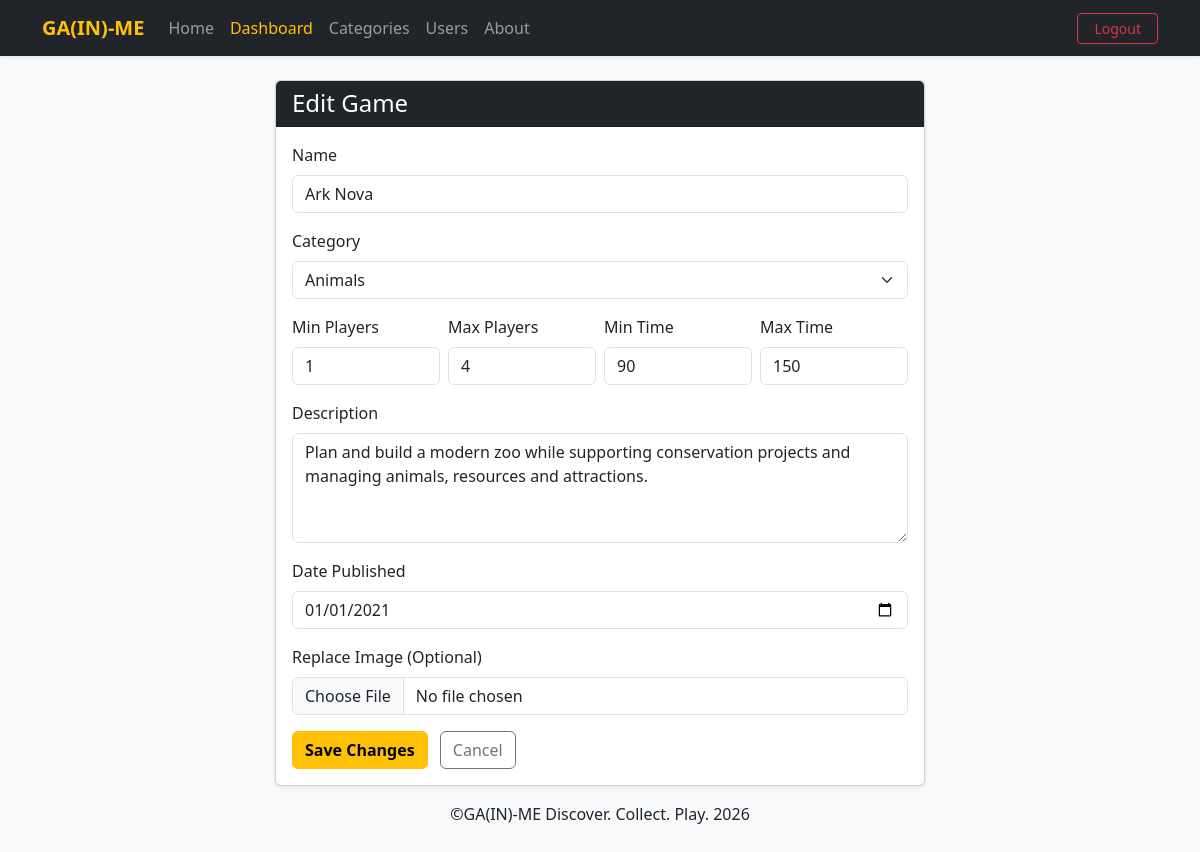
Page /edit-game.php?id=2 (signed in) on the committed database.
### tables this page shows
CREATE TABLE `games` (
  `id` int(11) NOT NULL,
  `name` varchar(255) NOT NULL,
  `date_published` date NOT NULL,
  `description` text NOT NULL,
  `category_id` int(11) NOT NULL DEFAULT '1',
  `min_players` int(11) NOT NULL DEFAULT '1',
  `max_players` int(11) NOT NULL DEFAULT '4',
  `min_play_time` int(11) NOT NULL DEFAULT '30',
  `max_play_time` int(11) NOT NULL DEFAULT '60',
  `image_url` varchar(255) DEFAULT NULL
);

CREATE TABLE `categories` (
  `id` int(11) NOT NULL,
  `category_name` varchar(100) NOT NULL,
  `description` varchar(255) DEFAULT NULL
);

### db.php (called while the page is built, shortened)
<?php
function create_connection()
{
    $hostname = "localhost";
    $username = "root";
    $password = "root";
    $dbname = "wdp_a3";
    $conn = mysqli_connect($hostname, $username, $password, $dbname);
    return $conn;
}
function get_game(int $gameID)
{
    $conn = create_connection();
    $sql = "SELECT games.*, categories.category_name
            FROM games
            JOIN categories ON games.category_id = categories.id
            WHERE games.id = ? LIMIT 1";
    $stmt = $conn->prepare($sql);
    $stmt->bind_param("i", $gameID);
    $stmt->execute();
    $game = $stmt->get_result()->fetch_assoc();
    return $game;
}
function get_all_categories()
{
    $conn = create_connection();
    $res = $conn->query("SELECT * FROM categories ORDER BY category_name")->fetch_all(MYSQLI_ASSOC);
    return $res;
}

### edit-game.php (the view, shortened to what this page needs)
<?php
require_once("db.php");
$gameID = isset($_GET["id"]) ? (int) $_GET["id"] : (int) ($_POST["id"] ?? 0);
$game = $gameID > 0 ? get_game($gameID) : null;
$categories = get_all_categories();
require_once("components/header.php");
?>
<div class="card mx-auto shadow-sm" style="max-width: 650px;">
    <div class="card-header bg-dark text-white"><h1 class="h4 mb-0">Edit Game</h1></div>
    <div class="card-body">
        <form method="post" enctype="multipart/form-data">
            <div class="mb-3">
                <label class="form-label">Name</label>
                <input type="text" name="name" class="form-control" value="<?php echo htmlspecialchars($game["name"]); ?>" required>
            </div>
            <div class="mb-3">
                <label class="form-label">Category</label>
                <select name="category_id" class="form-select" required>
                    <?php foreach ($categories as $cat): ?>
                        <option value="<?php echo $cat["id"]; ?>" <?php echo $cat["id"] == $game["category_id"] ? "selected" : ""; ?>>
                            <?php echo htmlspecialchars($cat["category_name"]); ?>
                        </option>
                    <?php endforeach; ?>
                </select>
            </div>
            <div class="row g-2 mb-3">
                <div class="col"><label class="form-label">Min Players</label><input type="number" name="min_players" class="form-control" value="<?php echo $game["min_players"]; ?>" required></div>
                <div class="col"><label class="form-label">Max Players</label><input type="number" name="max_players" class="form-control" value="<?php echo $game["max_players"]; ?>" required></div>
                <div class="col"><label class="form-label">Min Time</label><input type="number" name="min_play_time" class="form-control" value="<?php echo $game["min_play_time"]; ?>" required></div>
                <div class="col"><label class="form-label">Max Time</label><input type="number" name="max_play_time" class="form-control" value="<?php echo $game["max_play_time"]; ?>" required></div>
            </div>
            <div class="mb-3">
                <label class="form-label">Description</label>
                <textarea name="desc" class="form-control" rows="4" required><?php echo htmlspecialchars($game["description"]); ?></textarea>
            </div>
            <div class="mb-3">
                <label class="form-label">Date Published</label>
                <input type="date" name="date" class="form-control" value="<?php echo htmlspecialchars($game["date_published"]); ?>" required>
            </div>
            <div class="mb-3">
                <label class="form-label">Replace Image (Optional)</label>
                <input type="file" name="image" class="form-control" accept="image/*">
            </div>
            <button type="submit" class="btn btn-warning fw-semibold">Save Changes</button>
            <a href="game.php?id=<?php echo $game["id"]; ?>" class="btn btn-outline-secondary ms-2">Cancel</a>
        </form>
    </div>
</div>
<?php require_once("components/footer.php"); ?>

### rows in the picture
games: name "Ark Nova", category_id "Animals", min_players "1", max_players "4", min_play_time "90", max_play_time "150", desc "Plan and build a modern zoo while supporting conservation projects and managing animals, resources and attractions.", date "01/01/2021"
